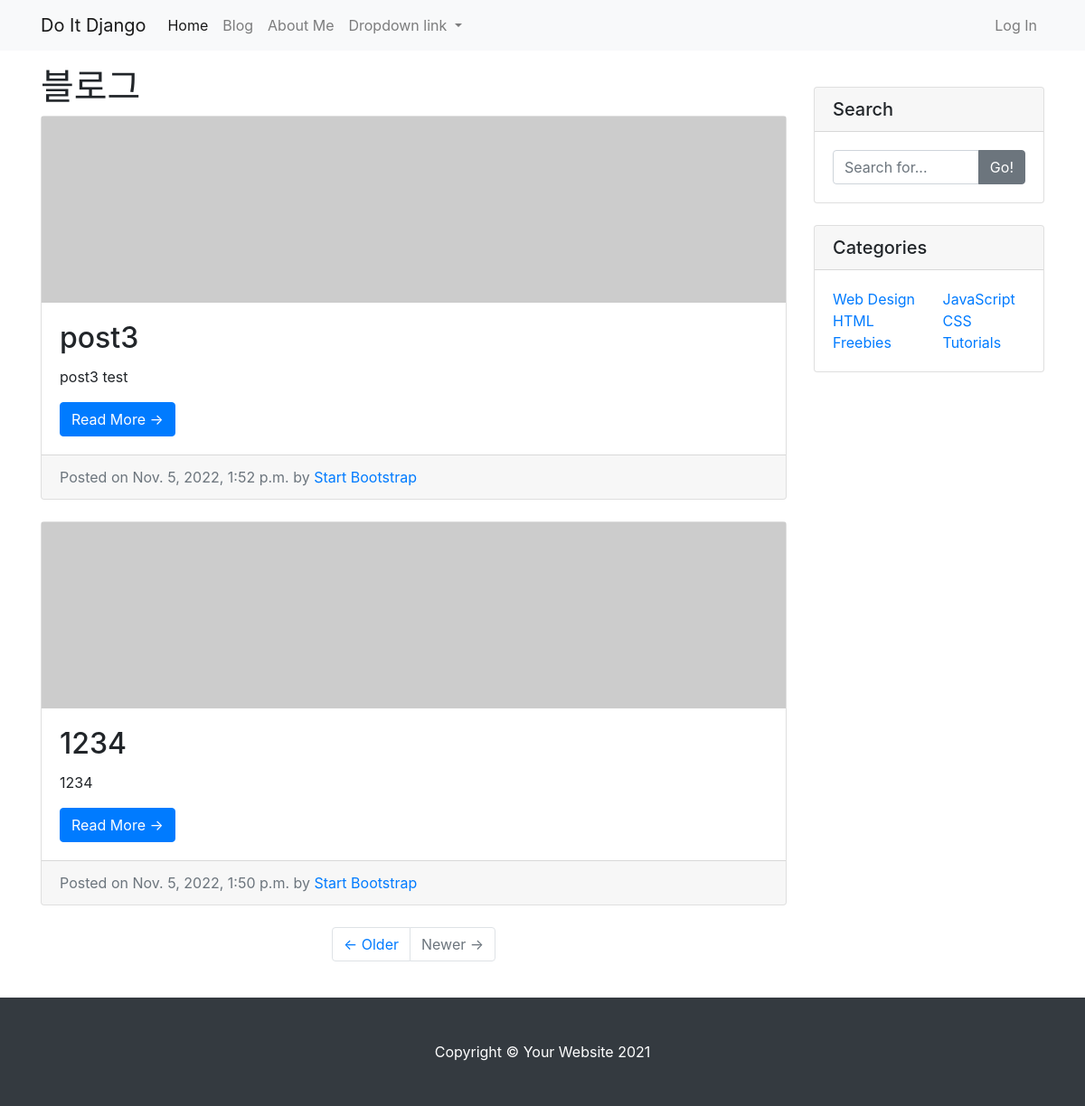
/blog/, run on an earlier commit of the app's database.
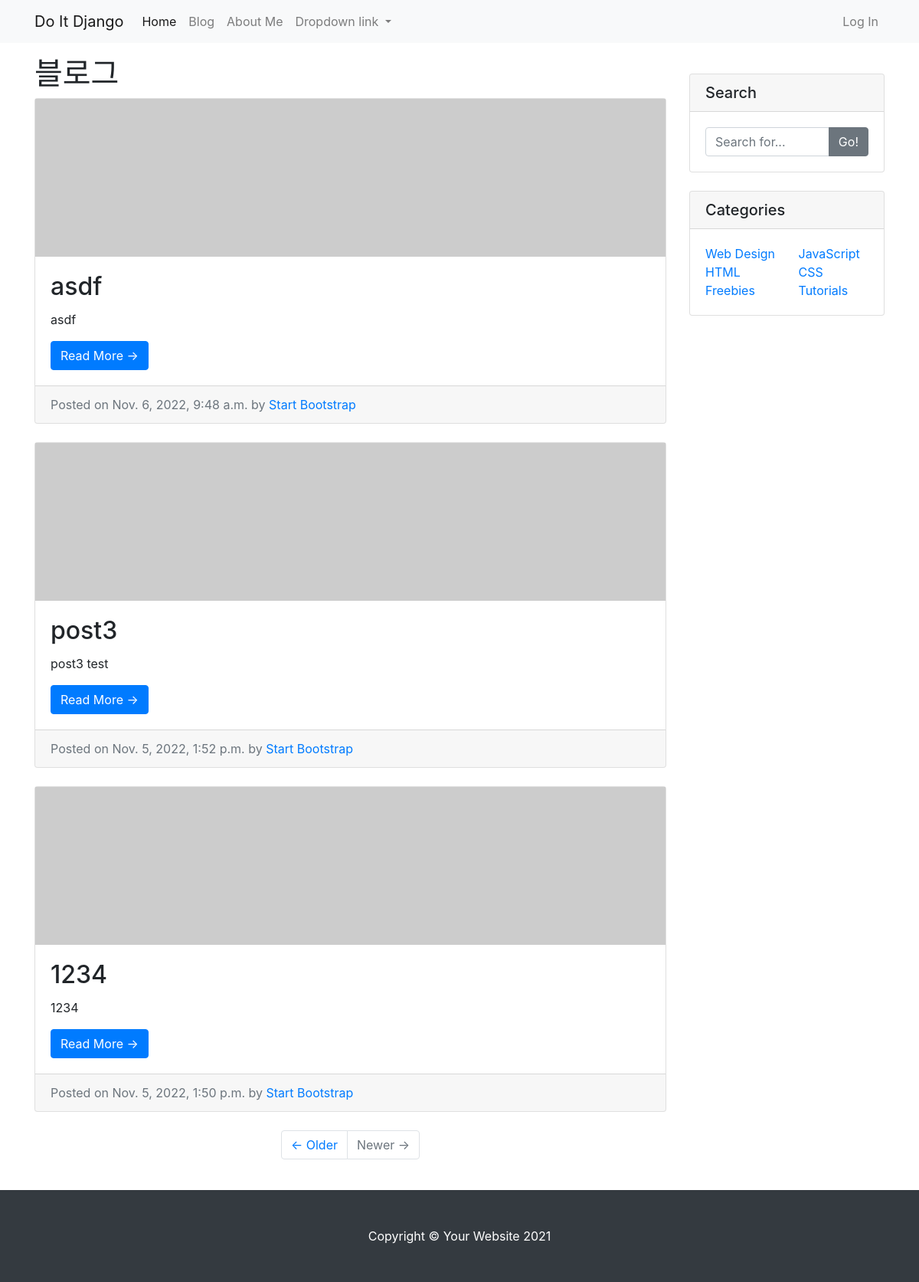
And on a later commit of the database.
### blog/models.py (models this page shows, shortened)
class Post(models.Model):
    title = models.CharField(max_length=30)
    content = models.TextField()
    head_image = models.ImageField(upload_to='blog/images/%Y/%m/%d/', blank=True)
    created_at = models.DateTimeField(auto_now_add=True)
    updated_at = models.DateTimeField(auto_now=True)
    def get_absolute_url(self):
        return f'/blog/{self.pk}'

### blog/views.py (the view)
# urls.py: path('', views.PostList.as_view()),
class PostList(ListView):
    model = Post
    ordering = '-pk'

### blog/templates/blog/post_list.html
{% extends 'blog/base.html' %}
{% block main_area%}
            <h1>블로그</h1>
            {% for p in post_list %}
            <div class="card mb-4">
                {% if p.head.image %}
                <img class="card-img-top" src="{{ p.head_image.url }}" alt="Card image cap"/>
                {% else %}
                <img class ="sm" src= "https://picsum.photos/800/200/" alt="random_image"/>
                {% endif %}
                <div class="card-body">
                    <h2 class="card-title">{{p.title}}</h2>
                   <p class=“card-text”>{{ p.content | truncatewords:45 }}</p>
                    <a class="btn btn-primary" href="{{p.get_absolute_url}}">Read More →</a>
                </div>
                <div class="card-footer text-muted">
                    Posted on {{p.created_at}} by
                    <a href="#!">Start Bootstrap</a>
                </div>
            </div>
            {% endfor %}
            <ul class="pagination justify-content-center mb-4">
                <li class="page-item"><a class="page-link" href="#!">← Older</a></li>
                <li class="page-item disabled"><a class="page-link" href="#!">Newer →</a></li>
            </ul>
{% endblock %}

What changed in the data, as far as the page shows it:
added Post: title "asdf", content "asdf", created_at "Nov. 6, 2022, 9:48 a.m."
